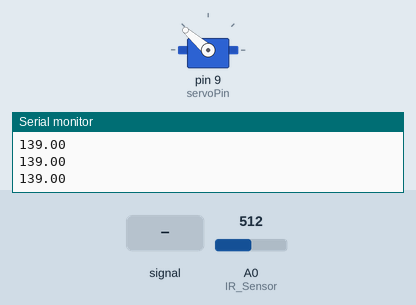
Recording of a sketch running on a simulated Arduino Uno, built with avr-gcc and run on an emulated ATmega328P. Parts: servo, the last lines printed to the serial monitor. The inputs (shaded band) are chosen by the test bench; at power-on: A0 (IR_Sensor) = 512.

Above: at 1.2 s.
1.3 s: A0 (IR_Sensor) fed a 200 Hz sine of ±81 counts around its level
At 1.58 s:
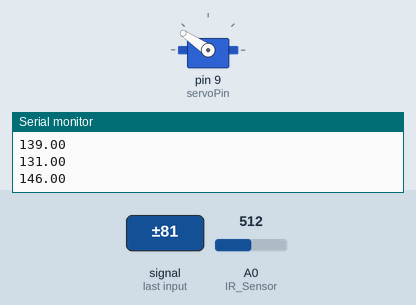
4.3 s: A0 (IR_Sensor) set to 716
At 4.45 s:
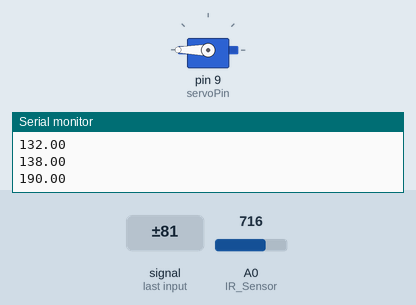
6.0 s: A0 (IR_Sensor) set to 358
At 6.9 s:
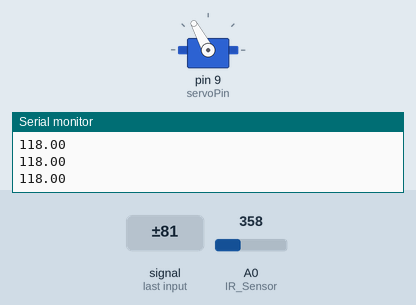
7.7 s: A0 (IR_Sensor) set to 335
At 7.87 s:
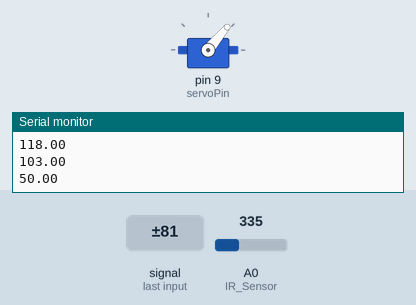
10.7 s: A0 (IR_Sensor) fed a 2 Hz sine of ±306 counts around its level
13.7 s: A0 (IR_Sensor) fed a 200 Hz sine of ±81 counts around its level
Timing chart, 0 to 30.3 s (numbered marks = the images above; inputs shaded):
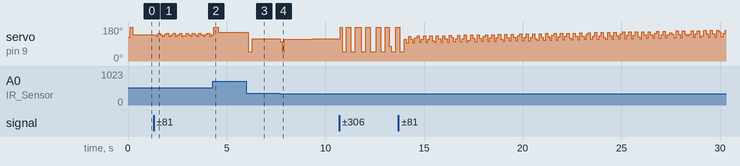

Measured:
- the behaviour switches between 351 and 350 on A0 (IR_Sensor) (found by bisection; images 3 and 4)
- after the input at 1.3 s, servo on pin 9 (servoPin): 139° → 131° after 0.12 s, → 146° 0.11 s later, → 139° 0.11 s later, → 131° 0.11 s later, … (27 changes in this stretch)
- after the input at 6.0 s, servo on pin 9 (servoPin): 151° → 50° after 0.08 s, → 118° 0.22 s later
- after the input at 7.7 s, servo on pin 9 (servoPin): 118° → 103° at once, → 50° 0.11 s later, → 114° 0.11 s later, → 115° 0.43 s later, … (8 changes in this stretch)

The sketch:

PID_wip_wap_controller.ino
```cpp
#include <Wire.h>
#include <Servo.h>

// Gebaseerd op http://electronoobs.com/eng_arduino_tut100_code1.php.

int IR_Sensor = A0;
Servo myservo;
int servoPin = 9;


int Read = 0;
float distance = 0.0;
float elapsedTime, currentTime, timePrev;
float distance_previous_error, distance_error;
int interval = 10;


float kp=8; //Mine was 8
float ki=0.2; //Mine was 0.2
float kd=3100; //Mine was 3100
float distance_setpoint = 18;
float PID_p, PID_i, PID_d, PID_total;
int servoLocation = 125;


void setup() {
  // analogReference(EXTERNAL);
  Serial.begin(9600);
  myservo.attach(servoPin);
  myservo.write(servoLocation);
  pinMode(IR_Sensor,INPUT);
  currentTime = millis();
}

void loop() {
  if (millis() > currentTime+interval)
  {
    currentTime = millis();
    distance = get_dist(1000);
    distance_error = distance_setpoint - distance;
    PID_p = kp * distance_error;
    float dist_diference = distance_error - distance_previous_error;
    PID_d = kd*((distance_error - distance_previous_error)/interval);

    if(-3 < distance_error && distance_error < 3)
    {
      PID_i = PID_i + (ki * distance_error);
    }
    else
    {
      PID_i = 0;
    }

    PID_total = PID_p + PID_i + PID_d;
    PID_total = map(PID_total, -150, 150, 0, 150);
    if(PID_total < 20){PID_total = 20;}
    if(PID_total > 160) {PID_total = 160; }

    Serial.println(PID_total+30);
    myservo.write(PID_total+30);
    distance_previous_error = distance_error;
  }
}


float get_dist(int n)
{
  long sum=0;
  for(int i=0;i<n;i++)
  {
    // Serial.println(analogRead(IR_Sensor));
    sum=sum+analogRead(IR_Sensor);
  }
  float adc=sum/n;
  //float volts = analogRead(adc)*0.0048828125;  // value from sensor * (5/1024)
  //float volts = sum*0.003222656;  // value from sensor * (3.3/1024) EXTERNAL analog refference

  float distance_cm = 17569.7 * pow(adc, -1.2062);
  // Serial.println(distance_cm);
  //float distance_cm = 13*pow(volts, -1);
  return(distance_cm);
}
```
